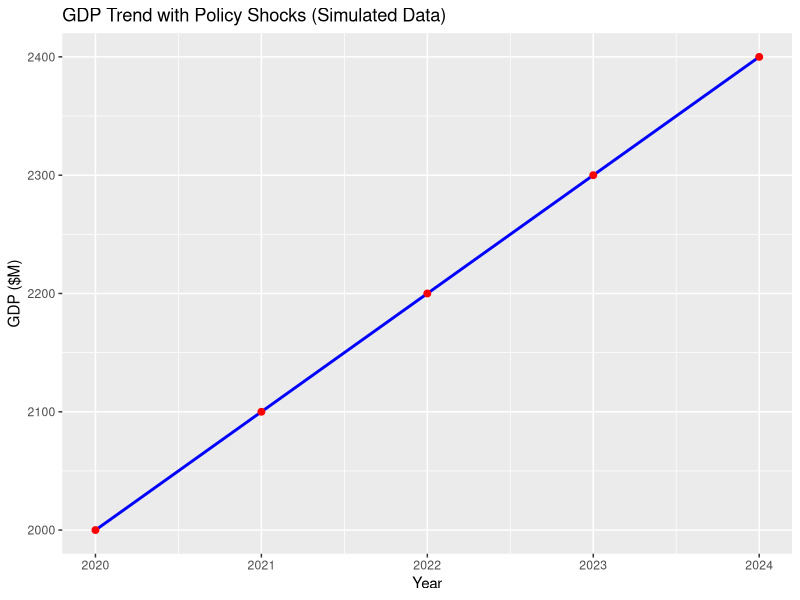

Reproduce this figure in R.
# Economic Policy Impact Simulation
# Objective: Forecast effects of policy changes on economic indicators
# Note: All data are simulated for demonstration purposes only

library(ggplot2)
library(dplyr)

set.seed(123)

# Simulated GDP, employment, and policy shock data
policy_data <- data.frame(
  Year = 2020:2024,
  GDP = c(2000, 2100, 2200, 2300, 2400),       # Simulated GDP values
  Employment = c(95, 96, 97, 97.5, 98),       # Simulated employment rates
  PolicyShock = c(0,1,0,1,0)                  # Simulated policy shocks
)

# Regression: GDP impact of PolicyShock
model <- lm(GDP ~ PolicyShock, data=policy_data)
summary(model)

# Plot GDP trend (simulated)
ggplot(policy_data, aes(x=Year, y=GDP)) +
  geom_line(color='blue', size=1) +
  geom_point(color='red', size=2) +
  labs(title="GDP Trend with Policy Shocks (Simulated Data)", x="Year", y="GDP ($M)")
